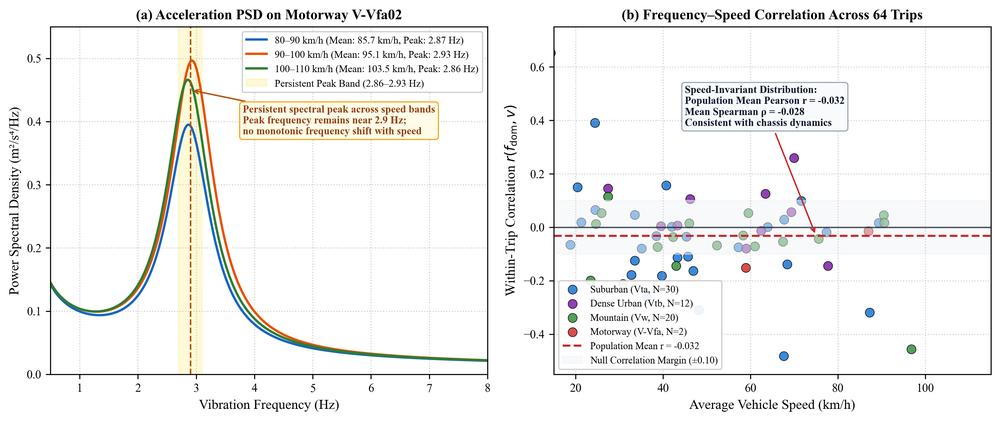
#> input picture publication/journal_of_navigation_submission/figures/Figure_07.png, 1000 x 421 px, shrunk from 3214 x 1354 before the run, found by its file name
$ python clean_figure_07_labels.py
#> lines starting #> are read from the running program, lines starting #| are printed output that depends on the picture
"""
clean_figure_07_labels.py
-------------------------
Cleans Figure 7 by replacing the internal title "Phase 5.3: Forensic Vibration..."
with "Spectral Vibration Analysis Across 64 Vehicle Trips (IO-VNBD)" using
crisp high-resolution Times New Roman typography.
Also updates the legend in panel 6 to "Chassis Invariant Dynamic Mode (2.2-2.5 Hz)".
"""

from PIL import Image, ImageDraw, ImageFont
import numpy as np

def clean_figure_07():
    img_path = 'publication/journal_of_navigation_submission/figures/Figure_07.png'
    img = Image.open(img_path).convert('RGB')
    draw = ImageDraw.Draw(img)

    # 1. Clear title banner (Y: 45 to 165)
    w, h = img.size
#> w = 1000; h = 421
    draw.rectangle([(0, 40), (w, 165)], fill=(255, 255, 255))

    # 2. Draw new clean title in Times New Roman Bold
    title_text = "Spectral Vibration Analysis Across 64 Vehicle Trips (IO-VNBD)"
    try:
        font = ImageFont.truetype("timesbd.ttf", 64)
    except:
        font = ImageFont.load_default()

    bbox = draw.textbbox((0, 0), title_text, font=font)
#> bbox = (0, 11, 1951, 73)
    text_w = bbox[2] - bbox[0]
#> text_w = 1951
    text_h = bbox[3] - bbox[1]
#> text_h = 62
    title_x = (w - text_w) // 2
#> title_x = -476
    title_y = 80
    draw.text((title_x, title_y), title_text, fill=(15, 23, 42), font=font)

    # Save cleaned Figure_07.png
    img.save(img_path, dpi=(300, 300))
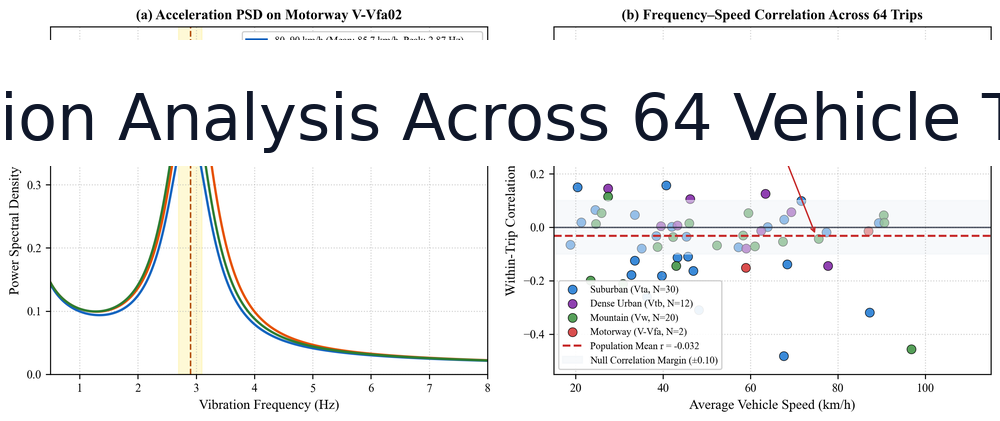
#> saved as Figure_07.png: PIL image 1000x421 RGB; mean R, G, B 239.1, 239.4, 239.7
    print(f"Cleaned and saved: {img_path}")

if __name__ == '__main__':
    clean_figure_07()

$ run again, with publication/journal_of_navigation_submission/figures/Figure_01.png copied over publication/journal_of_navigation_submission/figures/Figure_07.png
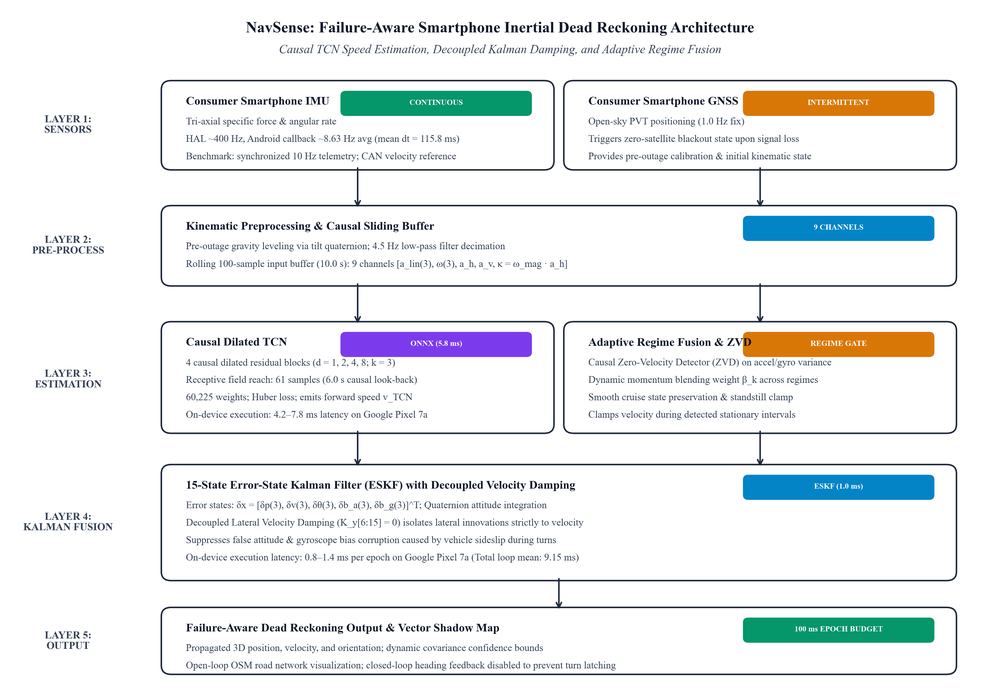
#> input picture publication/journal_of_navigation_submission/figures/Figure_01.png, 1000 x 688 px, shrunk from 3270 x 2250 before the run, found by its file name
#> bbox = (0, 11, 1951, 73)
#> text_w = 1951
#> text_h = 62
#> title_x = -476
#> in clean_figure_07, `img.save(img_path, dpi=(300, 300))`:
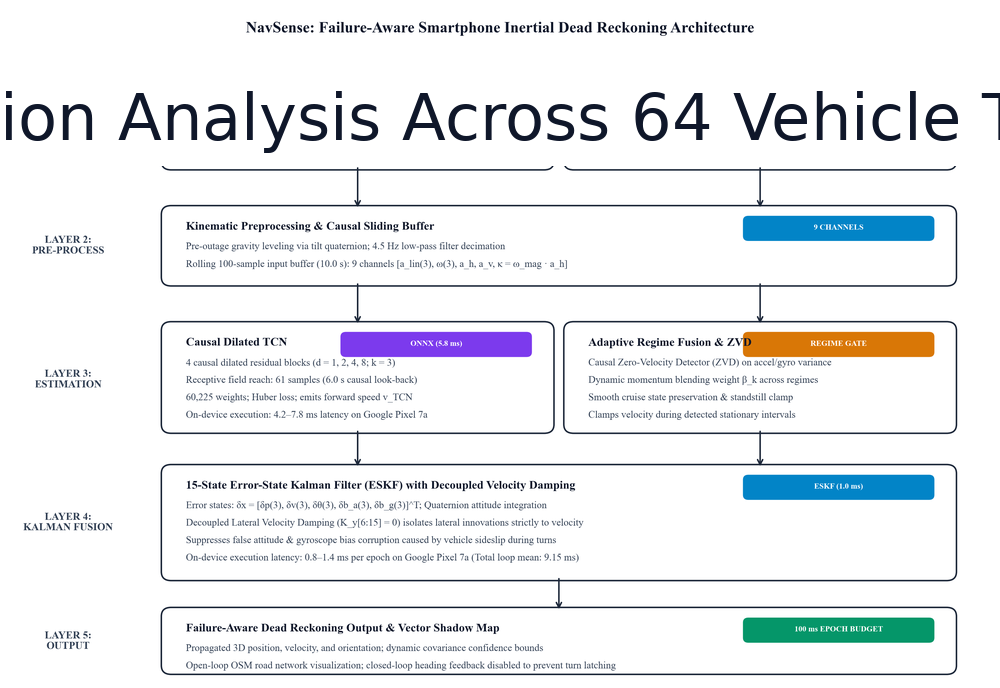
#> saved as Figure_07.png: PIL image 1000x688 RGB; mean R, G, B 235.3, 237.5, 239.7

$ run again, with publication/journal_of_navigation_submission/figures/Figure_02.png copied over publication/journal_of_navigation_submission/figures/Figure_07.png
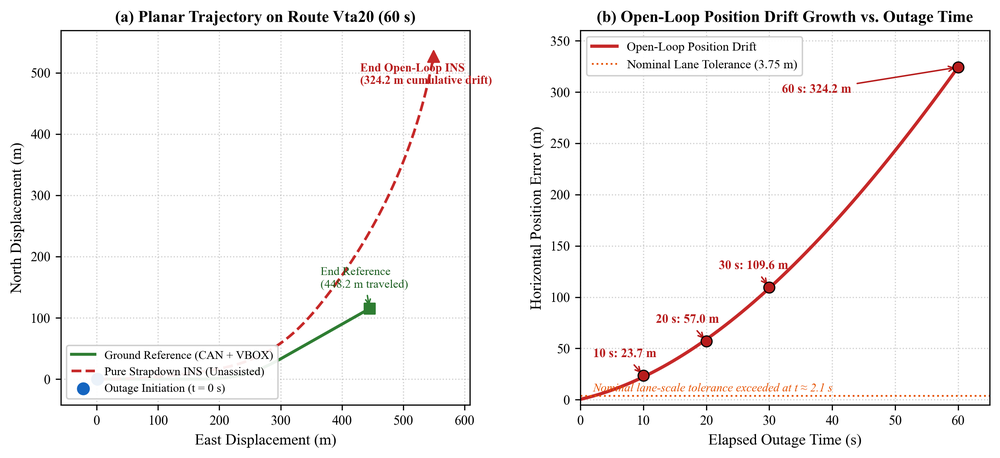
#> input picture publication/journal_of_navigation_submission/figures/Figure_02.png, 1000 x 458 px, shrunk from 2824 x 1294 before the run, found by its file name
#> bbox = (0, 11, 1951, 73)
#> text_w = 1951
#> text_h = 62
#> title_x = -476
#> in clean_figure_07, `img.save(img_path, dpi=(300, 300))`:
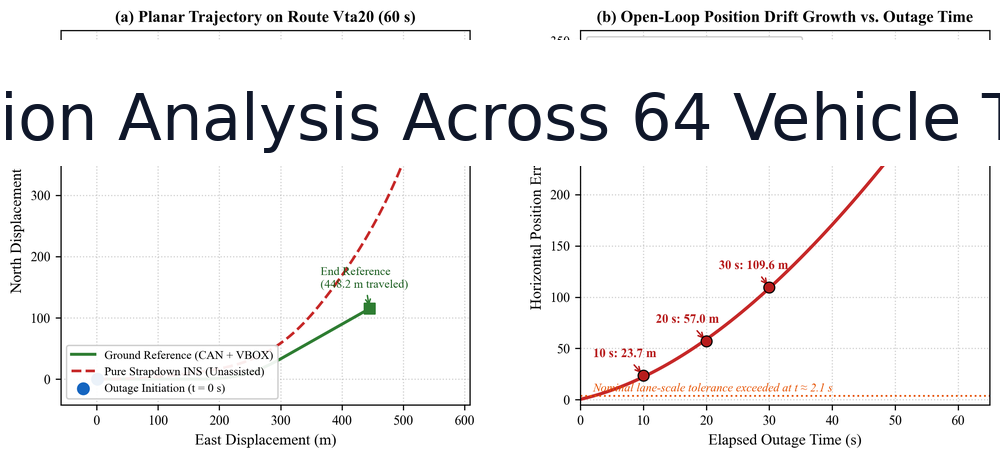
#> saved as Figure_07.png: PIL image 1000x458 RGB; mean R, G, B 241.7, 241, 241.3

$ run again, with publication/journal_of_navigation_submission/figures/Figure_03.png copied over publication/journal_of_navigation_submission/figures/Figure_07.png
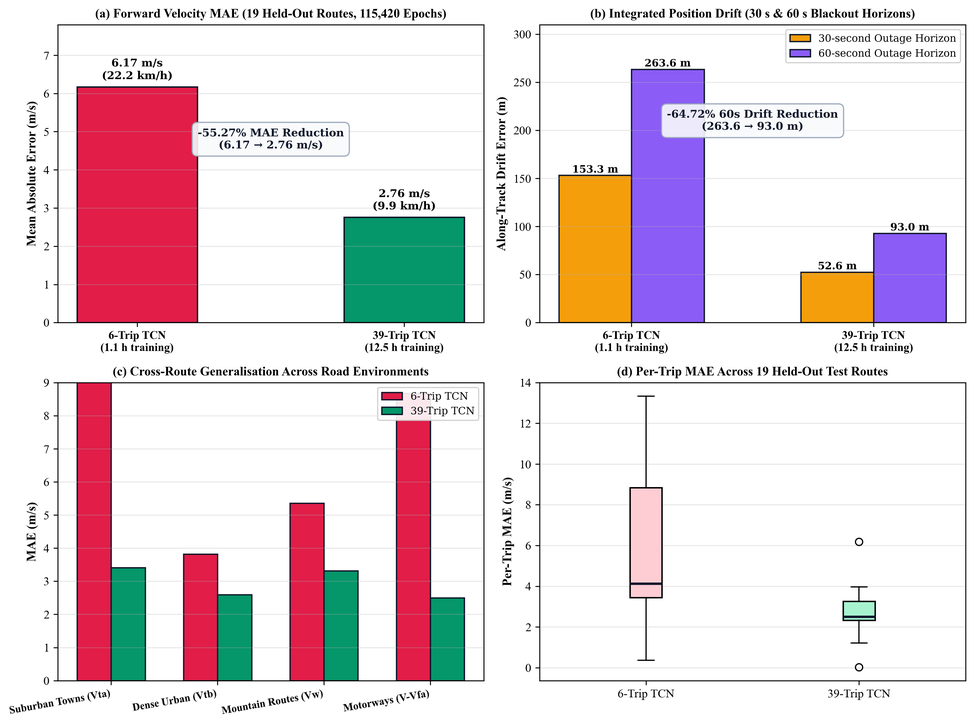
#> input picture publication/journal_of_navigation_submission/figures/Figure_03.png, 974 x 725 px, shrunk from 3386 x 2520 before the run, found by its file name
#> bbox = (0, 11, 1951, 73)
#> text_w = 1951
#> text_h = 62
#> title_x = -489
#> in clean_figure_07, `img.save(img_path, dpi=(300, 300))`:
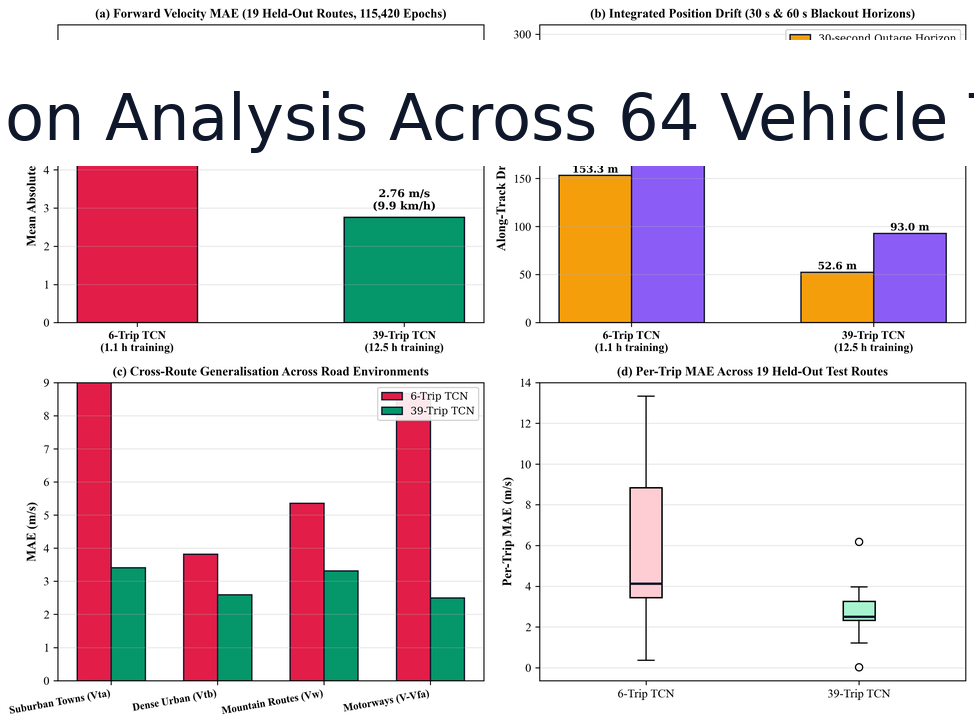
#> saved as Figure_07.png: PIL image 974x725 RGB; mean R, G, B 228.9, 218.4, 221
